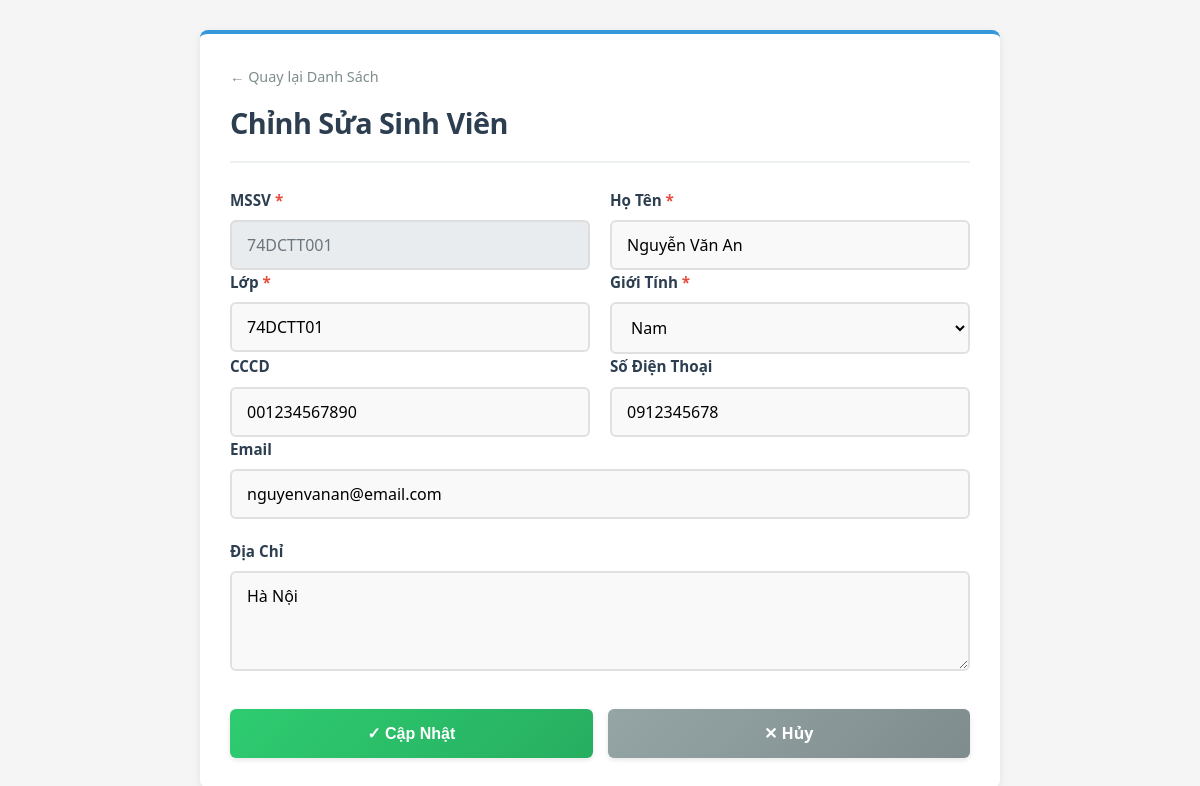
Page /QuanLyKTX_API/Public/student/edit/74DCTT001 (signed in) on the earlier database version.
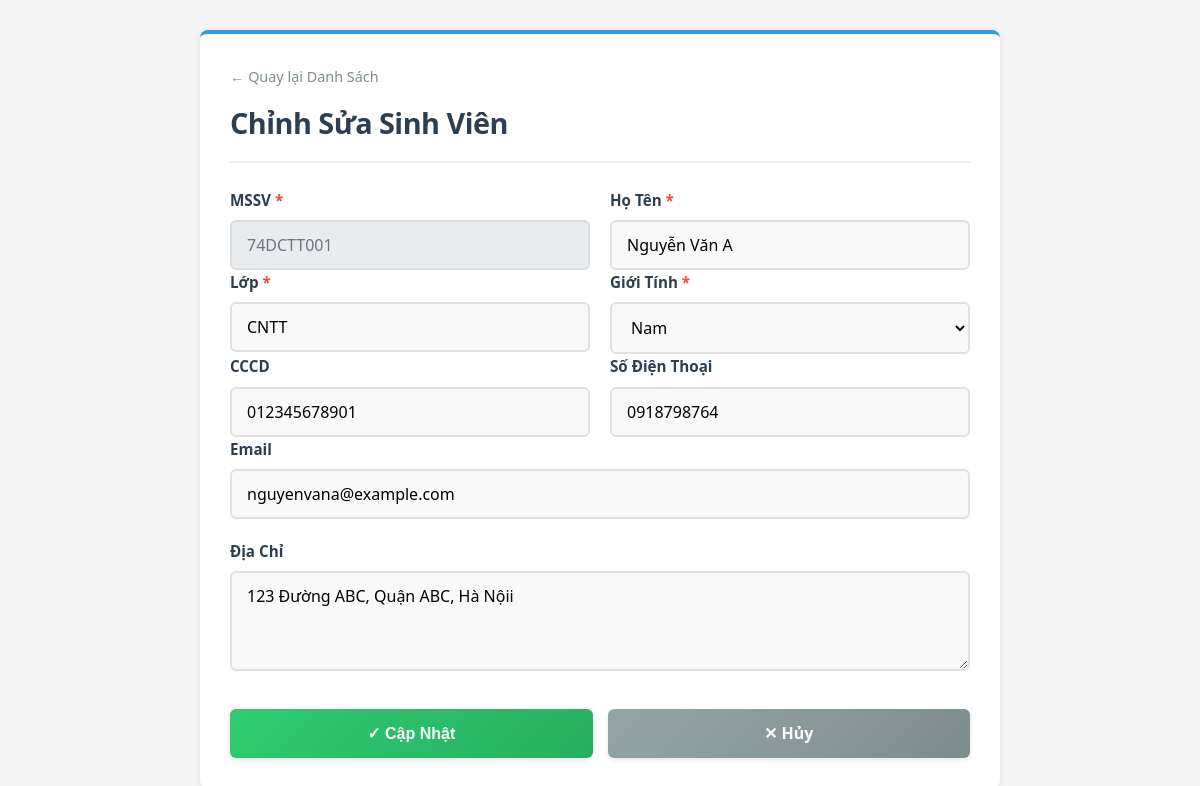
Same page on the later database version.
### tables this page shows
CREATE TABLE `sinhvien` (
  `id` int(11) NOT NULL,
  `masv` varchar(20) NOT NULL,
  `hoten` varchar(100) NOT NULL,
  `lop` varchar(20) DEFAULT NULL,
  `gioitinh` varchar(10) DEFAULT NULL,
  `cccd` varchar(20) DEFAULT NULL,
  `sodienthoai` varchar(15) DEFAULT NULL,
  `email` varchar(100) DEFAULT NULL,
  `diachi` text DEFAULT NULL,
  `created_at` timestamp NOT NULL DEFAULT current_timestamp()
);

### QuanLyKTX_API/Controllers/StudentController.php (called while the page is built, shortened)
<?php
class StudentController extends Controller {
    private $studentService;
    public function __construct() {
        $this->studentService = new StudentService();
    }
    public function edit($masv = null) {
        $student = $this->studentService->getStudentById($masv);
        $this->view('student/form', [
            'title' => 'Sửa Thông Tin Sinh Viên',
            'student' => $student,
            'isEdit' => true
        ]);
    }
}

### QuanLyKTX_API/Config/Database.php (called while the page is built, shortened)
<?php
class Database {
    private static $connection = null;
    public static function getConnection() {
        if (self::$connection === null) {
            $host = 'db';
            $user = 'root';
            $pass = 'root_password';
            $db   = 'quanlykytucxa';
            $port = 3306;
            self::$connection = new \mysqli($host, $user, $pass, $db, $port);
            self::$connection->set_charset("utf8");
        }
        return self::$connection;
    }
}

### QuanLyKTX_API/Services/StudentService.php (called while the page is built, shortened)
<?php
class StudentService {
    private $studentRepo;
    public function __construct() {
        $this->studentRepo = new StudentRepository();
    }
    public function getStudentById($masv) {
        return $this->studentRepo->findById($masv);
    }
}

### QuanLyKTX_API/Core/Repository.php (called while the page is built, shortened)
<?php
abstract class Repository {
    protected $db;
    protected $table;
    protected $primaryKey;
    public function __construct() {
        $this->db = \Config\Database::getConnection();
    }
    public function findById($id) {
        $sql = "SELECT * FROM {$this->table} WHERE {$this->primaryKey} = ?";
        $stmt = $this->db->prepare($sql);
        $stmt->bind_param('s', $id);
        $stmt->execute();
        $result = $stmt->get_result();
        $data = $result->fetch_assoc();
        return $data;
    }
}

### QuanLyKTX_API/Views/student/form.php (the view, shortened to what this page needs)
<?php
$isEdit = isset($student);
$pageTitle = $isEdit ? 'Chỉnh Sửa Sinh Viên' : 'Thêm Sinh Viên Mới';
$actionUrl = $isEdit ? BASE_URL . 'student/update/' . $student['masv'] : BASE_URL . 'student/store';
?>
<!DOCTYPE html>
<html lang="vi">
<head>
    <link rel="stylesheet" href="<?= PUBLIC_URL ?>css/form.css?v=<?= time() ?>">
</head>
<body>
    <div class="form-container">
        <div class="form-header">
            <div>
                <a href="<?= BASE_URL ?>student" class="back-link">← Quay lại Danh Sách</a>
            </div>
            <h1><?= htmlspecialchars($pageTitle) ?></h1>
        </div>
        <form method="POST" action="<?= htmlspecialchars($actionUrl) ?>">
            <div class="form-row">
                <div class="form-group required">
                    <label for="masv">MSSV</label>
                    <input type="text" id="masv" name="masv" placeholder="VD: 74DCTT..." value="<?= htmlspecialchars($student['masv'] ?? '') ?>" <?= $isEdit ? 'readonly class="readonly-field"' : 'required' ?>>
                </div>
                <div class="form-group required">
                    <label for="hoten">Họ Tên</label>
                    <input type="text" id="hoten" name="hoten" placeholder="VD: Nguyễn Văn A" value="<?= htmlspecialchars($student['hoten'] ?? '') ?>" required>
                </div>
            </div>
            <div class="form-row">
                <div class="form-group required">
                    <label for="lop">Lớp</label>
                    <input type="text" id="lop" name="lop" placeholder="VD: CT07A, CDTH21" value="<?= htmlspecialchars($student['lop'] ?? '') ?>" required>
                </div>
                <div class="form-group required">
                    <label for="gioitinh">Giới Tính</label>
                    <select id="gioitinh" name="gioitinh" required>
                        <option value="Nam" <?= ($student['gioitinh'] ?? '') === 'Nam' ? 'selected' : '' ?>>Nam</option>
                    </select>
                </div>
            </div>
            <div class="form-row">
                <div class="form-group">
                    <label for="cccd">CCCD</label>
                    <input type="text" id="cccd" name="cccd" placeholder="VD: 123456789012" value="<?= htmlspecialchars($student['cccd'] ?? '') ?>">
                </div>
                <div class="form-group">
                    <label for="sodienthoai">Số Điện Thoại</label>
                    <input type="text" id="sodienthoai" name="sodienthoai" placeholder="VD: 0123456789" value="<?= htmlspecialchars($student['sodienthoai'] ?? '') ?>">
                </div>
            </div>
            <div class="form-group">
                <label for="email">Email</label>
                <input type="email" id="email" name="email" placeholder="VD: nguyenvana@example.com" value="<?= htmlspecialchars($student['email'] ?? '') ?>">
            </div>
            <div class="form-group">
                <label for="diachi">Địa Chỉ</label>
                <textarea id="diachi" name="diachi" placeholder="Nhập địa chỉ đầy đủ"><?= htmlspecialchars($student['diachi'] ?? '') ?></textarea>
            </div>
            <div class="form-actions">
                <button type="submit" class="btn btn-success">✓ <?= $isEdit ? 'Cập Nhật' : 'Thêm Mới' ?></button>
                <a href="<?= BASE_URL ?>student" class="btn btn-secondary">✕ Hủy</a>
            </div>
        </form>
    </div>
</body>
</html>

Differences in the rows shown:
changed sinhvien "74DCTT001": hoten "Nguyễn Văn An" → "Nguyễn Văn A"; lop "74DCTT01" → "CNTT"; cccd "001234567890" → "012345678901"; sodienthoai "0912345678" → "0918798764"; email "nguyenvanan@email.com" → "nguyenvana@example.com"; diachi "Hà Nội" → "123 Đường ABC, Quận ABC, Hà Nộii"
